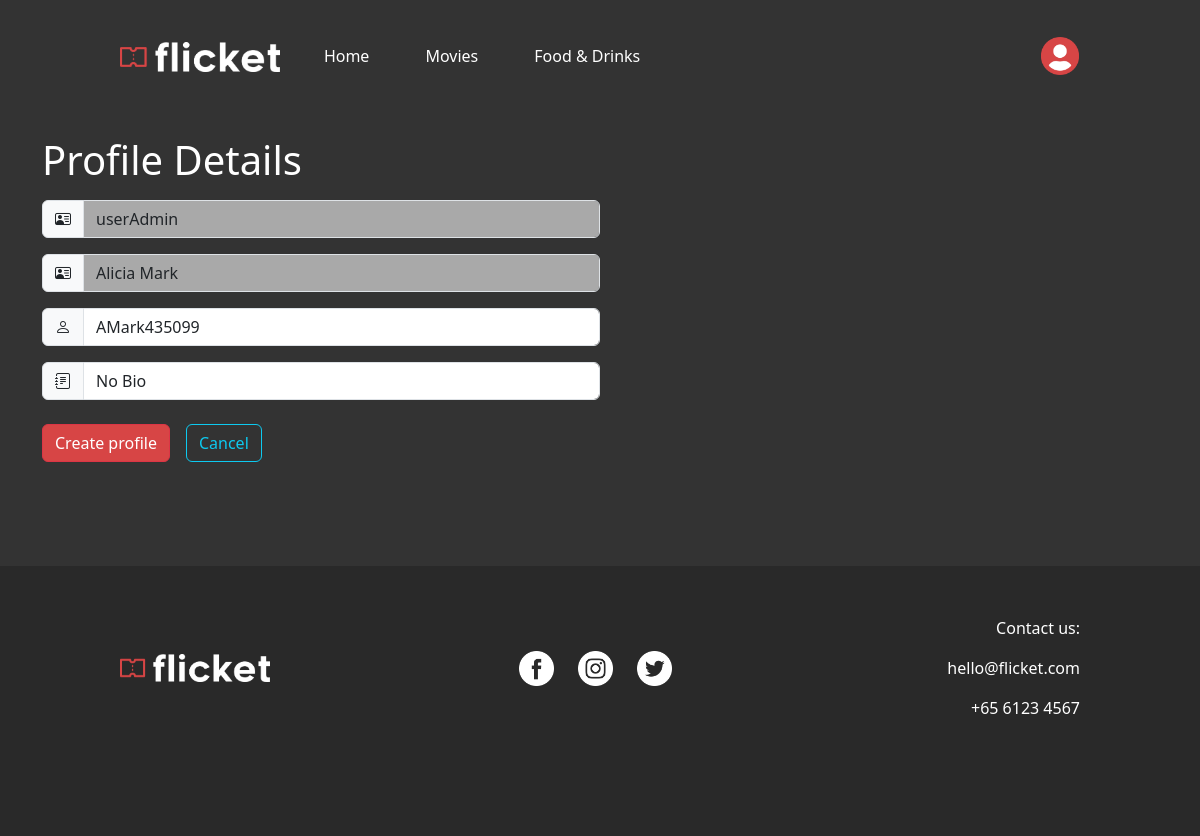
The app's page /editProfile/2 (signed in) with its own data.
### website/models.py (models this page shows)
class Account(db.Model, UserMixin): # Initialization of Database table's attributes
    id = db.Column(db.Integer, primary_key=True)
    userType = db.Column(db.String(12), nullable=False)
    fullName = db.Column(db.String(50), nullable=False)
    email = db.Column(db.String(50), unique=True, nullable=False)
    phoneNo = db.Column(db.Integer, nullable=False)
    password = db.Column(db.String(50), nullable=False)
    profile = db.relationship('Profile', backref='account', uselist=False, cascade="all, delete-orphan")

class Profile(db.Model):
    id = db.Column(db.Integer, primary_key=True)
    account_id = db.Column(db.Integer, db.ForeignKey('account.id'))
    profileName = db.Column(db.String(50), nullable=False)
    bio = db.Column(db.String(150), default='No Bio')

### website/auth.py (the view, shortened to what this page needs)
@auth.route('/editProfile/<int:id>', methods=['GET', 'POST']) # UPDATE PROFILE
@login_required
def editProfile(id):
    if current_user.userType != "userAdmin": # Prevent invalid logged in users from accessing
        return redirect(url_for('views.home'))
    else:
        profileDetails = Profile.query.join(Account).filter(Profile.account_id == Account.id).filter(Profile.id == id).first()
    return render_template("profile/editProfile.html", profileDetails=profileDetails, account=current_user)

### website/__init__.py (called while the page is built)
def create_app():
    app = Flask(__name__, template_folder='templates', static_folder='static')
    app.config['SECRET_KEY'] = 'csit314flicket' # Secret key for session management
    basedir = os.path.abspath(os.path.dirname(__file__))
    app.config['SQLALCHEMY_DATABASE_URI'] = 'sqlite:///' + os.path.join(basedir, DB_NAME)
    db.init_app(app)
    from .views import views
    from .auth import auth
    app.register_blueprint(views, url_prefix='/')
    app.register_blueprint(auth, url_prefix='/')
    from .models import Account
    with app.app_context():
        db.create_all()
    login_manager = LoginManager()
    login_manager.login_view = 'views.home'
    login_manager.init_app(app)
    @login_manager.user_loader
    def load_user(id):
        return Account.query.get(int(id))
    return app

### website/templates/profile/editProfile.html (shortened to what this page needs)
{% extends "base.html" %}
{% block content %}
    <h1>Profile Details</h1>
    <form method="POST" class="w-50">
        <div class="input-group mt-3">
            <span class="input-group-text">
                <i class="bi bi-person-vcard"></i>
            </span>
            <input type="text" class="form-control" id="userType" name="userType" value="{{ profileDetails.account.userType }}" style="background-color: darkgray;" title="This field is only editable in Account management page" onclick="this.blur();" readonly>
        </div>
        <div class="input-group mt-3">
            <span class="input-group-text">
                <i class="bi bi-person-vcard"></i>
            </span>
            <input type="text" class="form-control" id="fullName" name="fullName" value="{{ profileDetails.account.fullName }}" style="background-color: darkgray;" title="This field is only editable in Account management page" onclick="this.blur();" readonly>
        </div>
        <div class="input-group mt-3">
            <span class="input-group-text">
                <i class="bi bi-person"></i>
            </span>
            <input type="text" class="form-control" id="profileName" name="profileName" value="{{ profileDetails.profileName }}" required>
        </div>
        <div class="input-group mt-3">
            <span class="input-group-text">
                <i class="bi bi-journal-text"></i>
            </span>
            <input type="text" class="form-control" id="bio" name="bio" value="{{ profileDetails.bio }}">
        </div>
        <div class="d-flex">
            <button type="submit" class="btn btn-danger my-4 me-3">Create profile</button>
            <a href="/manageProfiles" class="btn btn-outline-info my-4">Cancel</a>
        </div>
    </form>
{% endblock %}

### website/static/style.css (style rules this page uses)
body { font-family: "Segoe UI", "Helvetica Neue"; background-color: #333; color: white; margin: 0%; overflow-x: hidden; }
.btn-danger { background-color: #d74545; }
a { color: skyblue; }
.bi { display: flex; align-items: center; }

### records on screen
Account: userType "userAdmin", fullName "Alicia Mark"
Profile: profileName "AMark435099", bio "No Bio"
